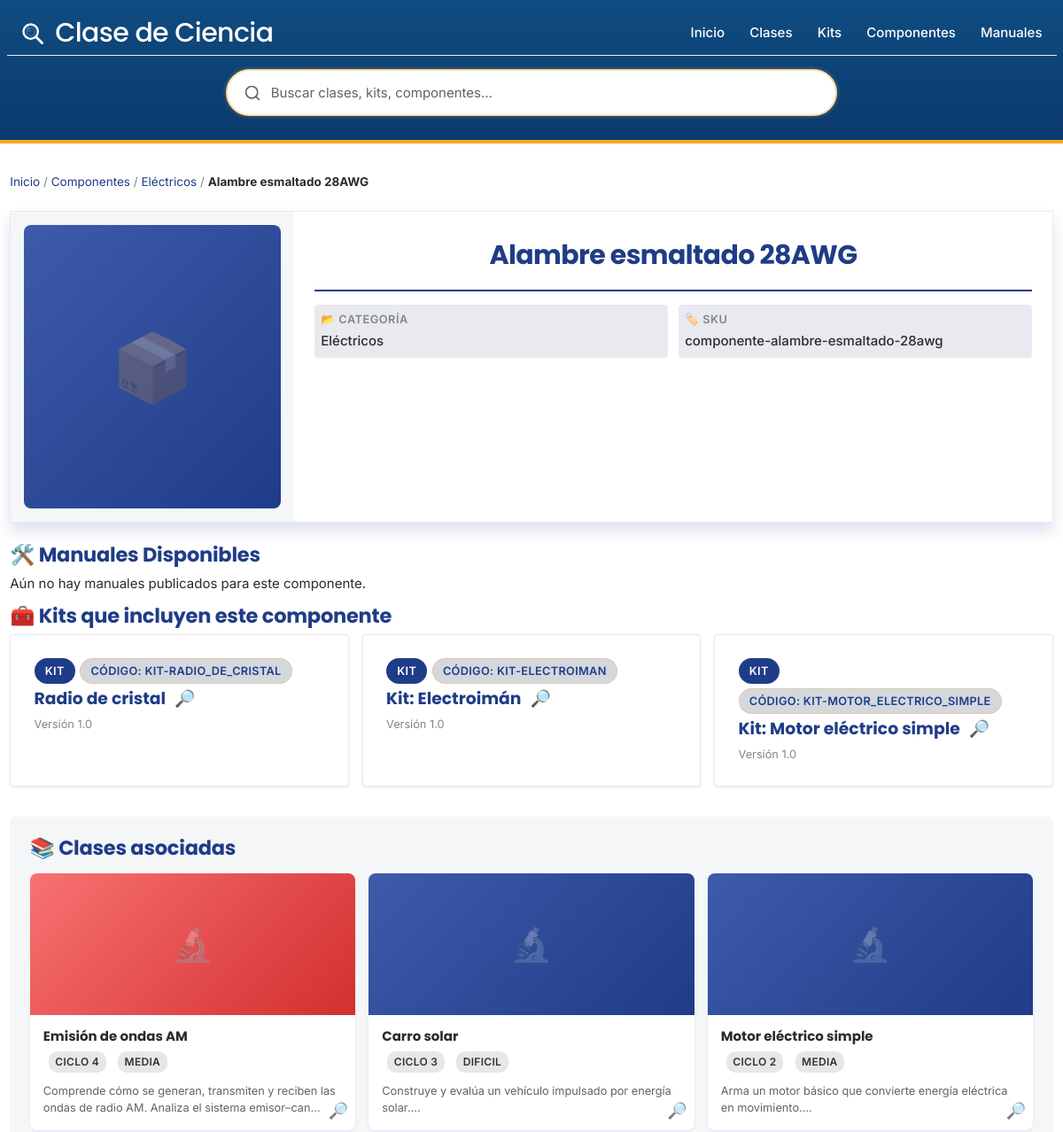
/componente-alambre-esmaltado-28awg (upper part), run on an earlier commit of the app's database.
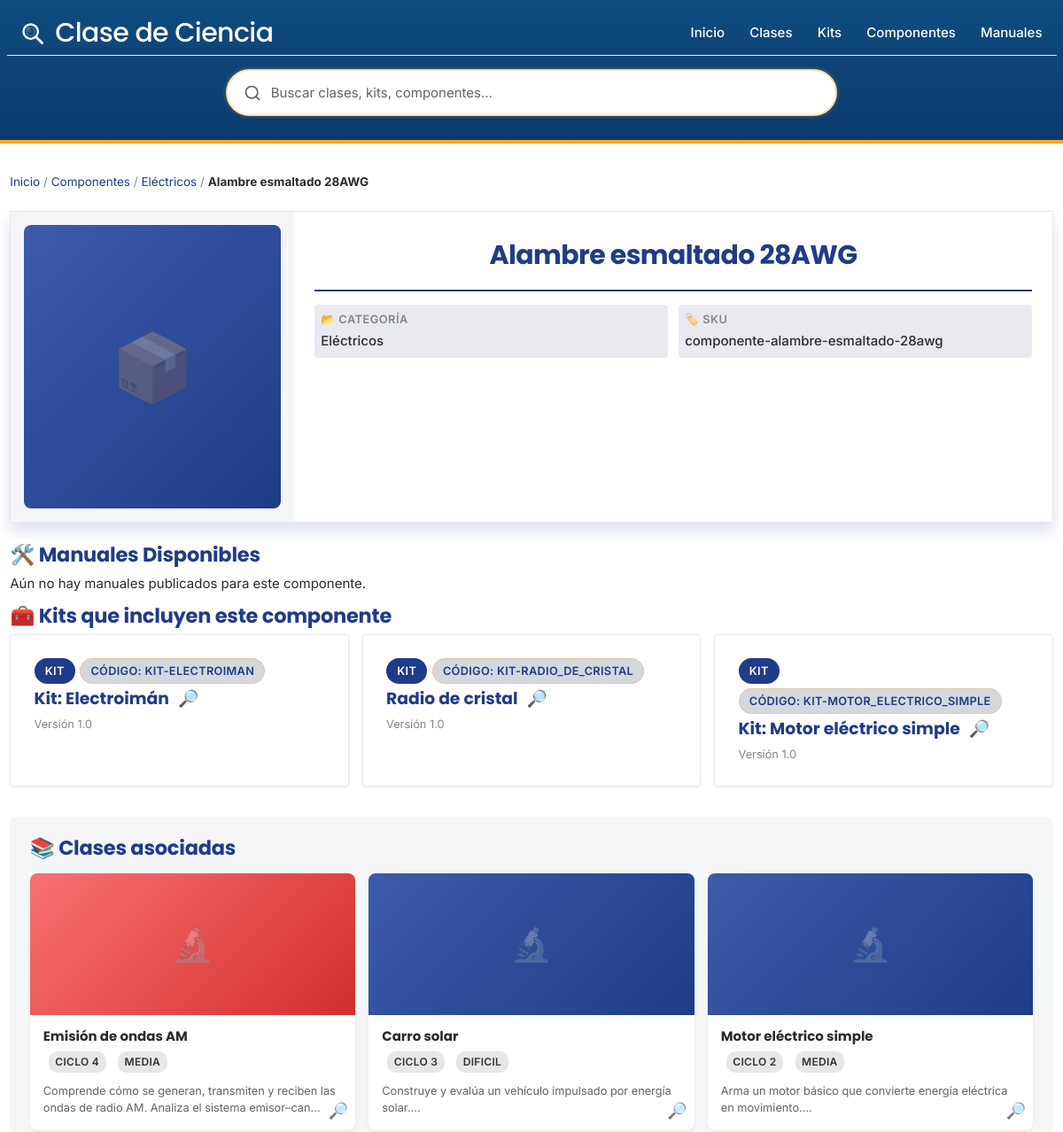
And on a later commit of the database.
### tables this page shows
CREATE TABLE `kits` (
  `id` int(11) NOT NULL,
  `clase_id` int(11) NOT NULL,
  `nombre` varchar(120) NOT NULL,
  `slug` varchar(120) DEFAULT NULL,
  `codigo` varchar(64) DEFAULT NULL,
  `version` varchar(32) DEFAULT NULL,
  `resumen` text DEFAULT NULL,
  `contenido_html` mediumtext DEFAULT NULL,
  `imagen_portada` varchar(255) DEFAULT NULL,
  `video_portada` varchar(255) DEFAULT NULL,
  `seguridad` longtext DEFAULT NULL CHECK (json_valid(`seguridad`)),
  `seo_title` varchar(160) DEFAULT NULL,
  `seo_description` varchar(255) DEFAULT NULL,
  `activo` tinyint(1) NOT NULL DEFAULT 1,
  `created_at` datetime NOT NULL DEFAULT current_timestamp(),
  `updated_at` datetime NOT NULL DEFAULT current_timestamp() ON UPDATE current_timestamp(),
  `time_minutes` int(11) DEFAULT NULL COMMENT 'Tiempo armado por defecto',
  `dificultad_ensamble` varchar(32) DEFAULT NULL COMMENT 'Dificultad por defecto'
);

CREATE TABLE `clases` (
  `id` int(11) NOT NULL,
  `nombre` varchar(180) NOT NULL,
  `slug` varchar(180) NOT NULL,
  `ciclo` tinyint(1) NOT NULL,
  `grados` longtext DEFAULT NULL CHECK (json_valid(`grados`)),
  `dificultad` varchar(32) DEFAULT NULL,
  `duracion_minutos` int(11) DEFAULT NULL,
  `resumen` text DEFAULT NULL,
  `objetivo_aprendizaje` text DEFAULT NULL,
  `imagen_portada` varchar(255) DEFAULT NULL,
  `video_portada` varchar(255) DEFAULT NULL,
  `seguridad` longtext DEFAULT NULL CHECK (json_valid(`seguridad`)),
  `seo_title` varchar(160) DEFAULT NULL,
  `seo_description` varchar(255) DEFAULT NULL,
  `activo` tinyint(1) NOT NULL DEFAULT 1,
  `destacado` tinyint(1) NOT NULL DEFAULT 0,
  `orden_popularidad` int(11) NOT NULL DEFAULT 0,
  `status` enum('draft','published') NOT NULL DEFAULT 'draft',
  `published_at` datetime DEFAULT NULL,
  `autor` varchar(120) DEFAULT NULL,
  `contenido_html` mediumtext DEFAULT NULL,
  `created_at` datetime NOT NULL DEFAULT current_timestamp(),
  `updated_at` datetime NOT NULL DEFAULT current_timestamp() ON UPDATE current_timestamp()
);

### includes/materials-functions.php (called while the page is built, shortened)
<?php
function get_material_by_slug($pdo, $slug) {
    $sql = "SELECT
                m.id,
                m.slug AS slug,
                m.nombre_comun AS common_name,
                m.advertencias_seguridad AS description,
                m.descripcion_html AS descripcion_html,
                m.foto_url AS foto_url,
                m.categoria_id,
                cm.nombre AS category_name, cm.slug AS category_slug
            FROM kit_items m
            LEFT JOIN categorias_items cm ON m.categoria_id = cm.id
            WHERE m.slug = ?";
    $stmt = $pdo->prepare($sql);
    $stmt->execute([$slug]);
    $material = $stmt->fetch(PDO::FETCH_ASSOC);
    $material['other_names_array'] = $material['other_names_array'] ?? [];
    $material['specifications_array'] = $material['specifications_array'] ?? [];
    $material['gallery_images_array'] = $material['gallery_images_array'] ?? [];
    $material['used_in_articles'] = $material['used_in_articles'] ?? [];
    return $material;
}

### includes/functions.php (called while the page is built, shortened)
<?php
function h($string) {
    return htmlspecialchars((string)$string, ENT_QUOTES, 'UTF-8');
}

### componente.php (the view, shortened to what the changed rows need)
<?php
require_once 'config.php';
require_once 'includes/functions.php';
require_once 'includes/materials-functions.php';
$slug = isset($_GET['slug']) ? trim($_GET['slug']) : '';
$material = get_material_by_slug($pdo, $slug);
include 'includes/header.php';
?>
<div class="container material-detail">
        <div class="clase-summary-card">
            <div class="summary-content">
                <div class="summary-right">
                    <div class="summary-header">
                        <h1 class="summary-title"><?= h($material['common_name']) ?></h1>
                    </div>
                </div>
            </div>
        </div>
    <section class="kit-manuals">
        <h2>🛠️ Manuales Disponibles</h2>
    </section>
    <?php
    $kits_rel = [];
    try {
        $stmtK = $pdo->prepare("SELECT k.id, k.nombre, k.slug, k.codigo, k.version, k.updated_at
                                 FROM kit_componentes kc
                                 JOIN kits k ON k.id = kc.kit_id
                                 WHERE kc.item_id = ? AND k.activo = 1
                                 ORDER BY k.updated_at DESC, k.id DESC");
        $stmtK->execute([(int)$material['id']]);
        $kits_rel = $stmtK->fetchAll(PDO::FETCH_ASSOC) ?: [];
    } catch (PDOException $e) {
        error_log('Error componente.kits: ' . $e->getMessage());
        $kits_rel = [];
    }
    $clases_rel = [];
    if (!empty($kits_rel)) {
        $kitIds = array_column($kits_rel, 'id');
        $ph = implode(',', array_fill(0, count($kitIds), '?'));
        try {
            $sqlC = "SELECT DISTINCT c.*
                     FROM clases c
                     JOIN clase_kits ck ON ck.clase_id = c.id
                     WHERE ck.kit_id IN ($ph) AND c.activo = 1
                     ORDER BY c.destacado DESC, c.updated_at DESC";
            $stmtC = $pdo->prepare($sqlC);
            $stmtC->execute($kitIds);
            $clases_rel = $stmtC->fetchAll(PDO::FETCH_ASSOC) ?: [];
        } catch (PDOException $e) {
            error_log('Error componente.clases: ' . $e->getMessage());
            $clases_rel = [];
        }
    }
    ?>
    <?php if (!empty($kits_rel)): ?>
    <section class="kit-uses">
        <h2>🧰 Kits que incluyen este componente</h2>
        <div class="articles-grid">
            <?php foreach ($kits_rel as $k): ?>
            <article class="article-card" data-href="/<?= h($k['slug']) ?>">
                <a class="card-link" href="/<?= h($k['slug']) ?>">
                    <div class="card-content">
                        <div class="card-meta">
                            <span class="section-badge">Kit</span>
                            <?php if (!empty($k['codigo'])): ?>
                            <span class="difficulty-badge">Código: <?= h($k['codigo']) ?></span>
                            <?php endif; ?>
                        </div>
                        <h3><?= h($k['nombre']) ?>
                            <span title="Ver kit" aria-label="Ver kit" style="margin-left:6px">🔎</span>
                        </h3>
                        <div class="card-footer">
                            <?php if (!empty($k['version'])): ?><span class="area">Versión <?= h($k['version']) ?></span><?php endif; ?>
                        </div>
                    </div>
                </a>
            </article>
            <?php endforeach; ?>
        </div>
    </section>
    <?php endif; ?>
    <?php if (!empty($clases_rel)): ?>
    <section class="related-classes">
        <h2>📚 Clases asociadas</h2>
        <div class="related-grid">
            <?php foreach ($clases_rel as $c): ?>
                <a href="/<?= h($c['slug']) ?>" class="related-card">
                    <?php if (!empty($c['imagen_portada'])): ?>
                        <img src="<?= h($c['imagen_portada']) ?>" alt="<?= h($c['nombre']) ?>" class="related-thumbnail" loading="lazy" onerror="this.onerror=null; console.log('❌ [Componente] Miniatura clase falló'); var p=document.createElement('div'); p.className='thumbnail-placeholder error'; var s=document.createElement('span'); s.className='placeholder-icon'; s.textContent='🔬'; p.appendChild(s); this.replaceWith(p);" />
                    <?php else: ?>
                        <div class="thumbnail-placeholder">
                            <span class="placeholder-icon">🔬</span>
                        </div>
                    <?php endif; ?>
                    <div class="related-info">
                        <h4><?= h($c['nombre']) ?></h4>
                        <div class="related-meta">
                            <span class="badge">Ciclo <?= h($c['ciclo']) ?></span>
                            <span class="badge"><?= h(ucfirst($c['dificultad'] ?? '')) ?></span>
                        </div>
                        <?php if (!empty($c['resumen'])): ?>
                            <p class="related-excerpt"><?= h(mb_substr($c['resumen'], 0, 100)) ?>...</p>
                        <?php endif; ?>
                    </div>
                    <span class="card-magnify" aria-hidden="true">🔎</span>
                </a>
            <?php endforeach; ?>
        </div>
    </section>
    <?php endif; ?>
</div>
<?php include 'includes/footer.php'; ?>

What changed in the data, as far as the page shows it:
changed kits "Kit: Electroimán": moves up the list
